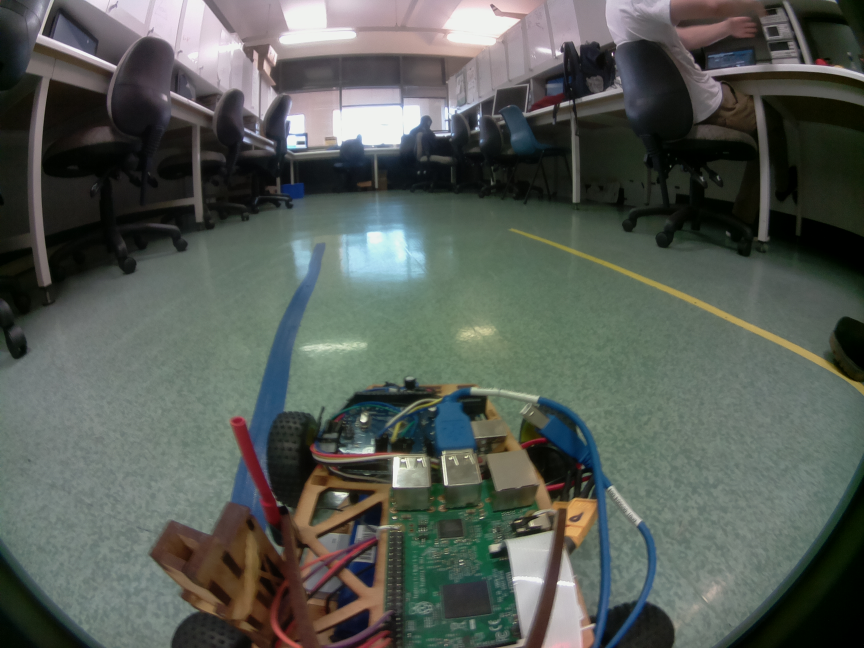
#> input picture test_image_20.jpg, 2592 x 1944 px (shown at 1/3 size)
$ python intersection_method_testing.py
#> lines starting #> are read from the running program, lines starting #| are printed output that depends on the picture; after the words box and inside, x2 and y2 are one past the last pixel; in counts of white or black regions, pixels touching at a corner belong together
import numpy as np
import cv2
import config
import time

def chromaticity(image):
    B = image[:, :, 0].astype(np.uint16)
    G = image[:, :, 1].astype(np.uint16)
    R = image[:, :, 2].astype(np.uint16)
    Y = 255.0 / (B + G + R)
    b = (B * Y).astype(np.uint8)
    g = (G * Y).astype(np.uint8)
    r = (R * Y).astype(np.uint8)
    return cv2.merge((b,g,r))

def colour_threshold(image, low, high):
    return cv2.inRange(image, np.array(low), np.array(high))

def line_coefs(p1, p2):
    A = (p1[1] - p2[1])
    B = (p2[0] - p1[0])
    C = (p1[0]*p2[1] - p2[0]*p1[1])
    return A, B, -C

def intersection(L1, L2):
    D  = L1[0] * L2[1] - L1[1] * L2[0]
    Dx = L1[2] * L2[1] - L1[1] * L2[2]
    Dy = L1[0] * L2[2] - L1[2] * L2[0]
    if D != 0:
        x = Dx / float(D)
        y = Dy / float(D)
        return x,y
    else:
        return False

# load image
raw_im = cv2.imread("test_image_20.jpg")
#> raw_im is the input picture: shape (1944, 2592, 3); mean B, G, R 85.5, 91.7, 85.8
# make image smaller
h, w = raw_im.shape[:2]
#> h = 1944; w = 2592
raw_im = cv2.resize(raw_im, (w/2, h/2), interpolation = cv2.INTER_LINEAR)
#> raw_im: shape (972, 1296, 3)
h, w = raw_im.shape[:2]
#> h = 972; w = 1296
# extract ROI
raw_im = raw_im[int(0.4*h):int(0.55*h), int(0.1*w):int(0.9*w)]
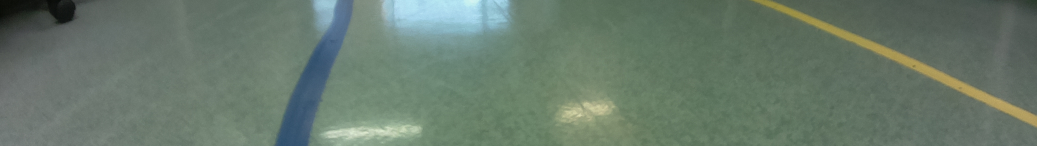
#> raw_im: shape (146, 1037, 3); mean B, G, R 107.5, 121.6, 104.1
h, w = raw_im.shape[:2]
#> h = 146; w = 1037

while (1):
    im = raw_im.copy()

    # colour thresholding
    chroma = chromaticity(im)
#> in chromaticity, `B = image[:, :, 0].astype(np.uint16)`:
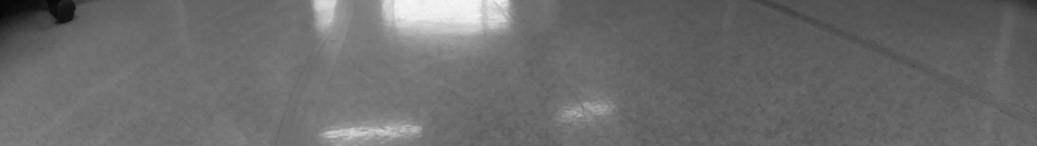
#> B: shape (146, 1037) uint16; min 6, max 246, mean 107.5
#> in chromaticity, `G = image[:, :, 1].astype(np.uint16)`:
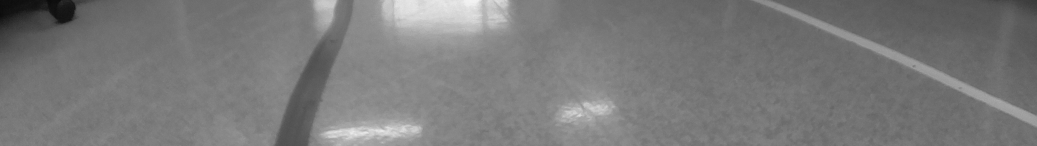
#> G: shape (146, 1037) uint16; min 11, max 243, mean 121.6
#> in chromaticity, `R = image[:, :, 2].astype(np.uint16)`:
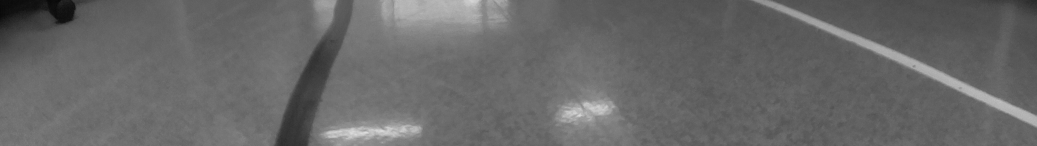
#> R: shape (146, 1037) uint16; min 8, max 221, mean 104.1
#> in chromaticity, `r = (R * Y).astype(np.uint8)`:
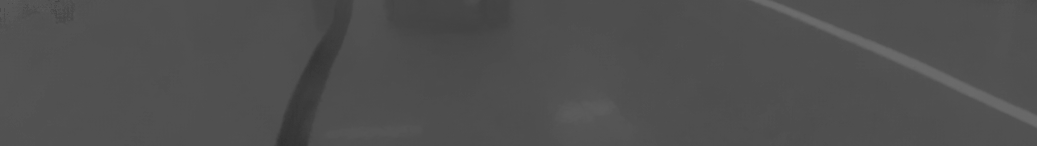
#> r: shape (146, 1037); min 49, max 109, mean 79.2
    blue_mask = colour_threshold(chroma, config.BLUE_CHROMA_LOW, config.BLUE_CHROMA_HIGH)
#> in colour_threshold, `return cv2.inRange(image, np.array(low), np.array(high))`:
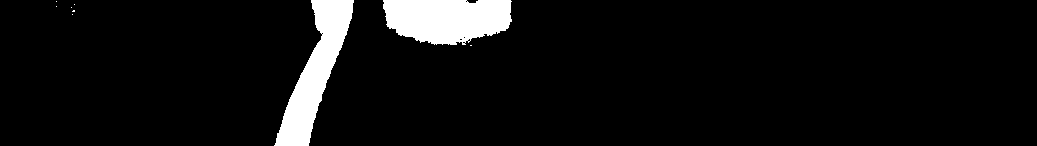
#> returned value: shape (146, 1037); 6.2% white; 9 white regions (7 under 20 px), largest, box (x1, y1, x2, y2) and area: (383, 0, 512, 45) 4738, (274, 0, 354, 146) 4595
    yellow_mask = colour_threshold(chroma, config.YELLOW_CHROMA_LOW, config.YELLOW_CHROMA_HIGH)
#> in colour_threshold (call 2), `return cv2.inRange(image, np.array(low), np.array(high))`: returned value: shape (146, 1037); 2% white; 8 white regions (7 under 20 px), largest, box (x1, y1, x2, y2) and area: (750, 0, 1037, 128) 3049
    colour_mask = cv2.bitwise_or(blue_mask, yellow_mask)
#> colour_mask: shape (146, 1037); 8.2% white; 17 white regions (14 under 20 px), largest, box (x1, y1, x2, y2) and area: (383, 0, 512, 45) 4738, (274, 0, 354, 146) 4595, (750, 0, 1037, 128) 3049
    cv2.imshow("colour_mask with noise", colour_mask)
    colour_mask = cv2.erode(colour_mask, np.ones((2,2), np.uint8))
#> colour_mask: shape (146, 1037); 7.7% white; 5 white regions (2 under 20 px), largest, box (x1, y1, x2, y2) and area: (384, 0, 512, 45) 4630, (276, 0, 354, 146) 4398, (751, 0, 1037, 127) 2655
    colour_mask = cv2.dilate(colour_mask, np.ones((5,5), np.uint8))
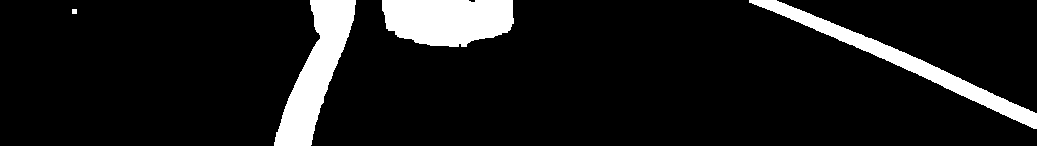
#> colour_mask: shape (146, 1037); 9.7% white; 4 white regions, box (x1, y1, x2, y2) and area: (274, 0, 356, 146) 5190, (382, 0, 514, 47) 5170, (749, 0, 1037, 129) 4243, (72, 9, 77, 14) 25

    # lines
    lines = cv2.HoughLinesP(colour_mask, config.HOUGH_LIN_RES, config.HOUGH_ROT_RES, config.HOUGH_VOTES, config.HOUGH_MIN_LEN, config.HOUGH_MAX_GAP)
#> lines = 68 rows, first 6: [773, 0, 1036, 128], [770, 0, 1034, 128], [768, 0, 982, 104], [797, 9, 1036, 125], [780, 2, 1036, 127], [842, 27, 1036, 121]

    yellow = np.zeros(4, np.int32)
    blue = np.zeros(4, np.int32)
    yellow_n = 0
    blue_n = 0
#> (the run stopped early here; a loop or call above may not have finished)

$ run again, with test_image_1.jpg copied over test_image_20.jpg
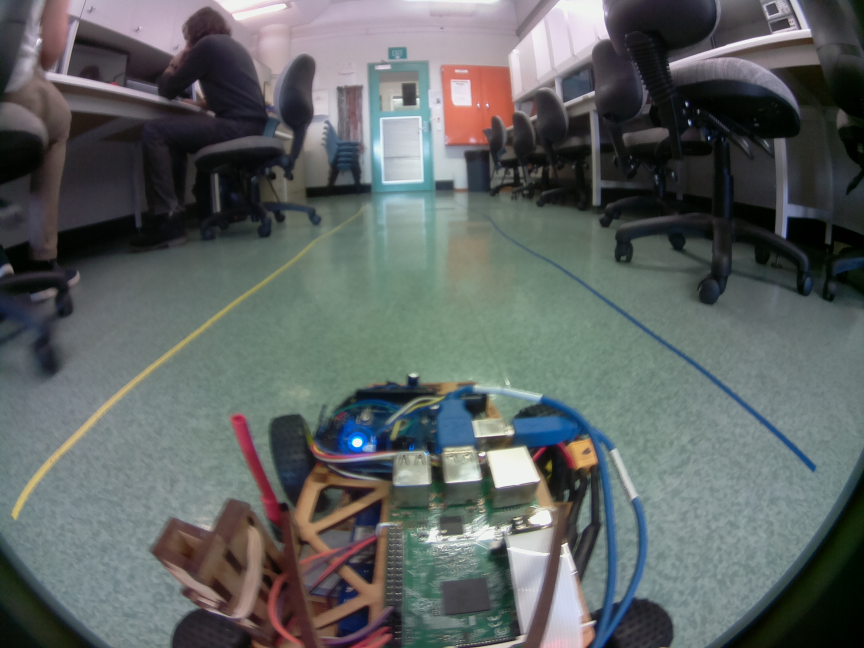
#> input picture test_image_1.jpg, 2592 x 1944 px (shown at 1/3 size)
#> raw_im is the input picture: shape (1944, 2592, 3); mean B, G, R 99.1, 99.9, 94.4
#> in colour_threshold, `return cv2.inRange(image, np.array(low), np.array(high))`:
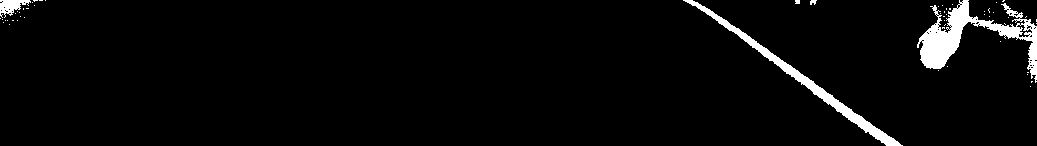
#> returned value: shape (146, 1037); 3.5% white; 56 white regions (52 under 20 px), largest, box (x1, y1, x2, y2) and area: (917, 0, 1037, 83) 2936, (683, 0, 903, 146) 1959, (0, 0, 31, 18) 294, (810, 0, 817, 5) 25
#> `colour_mask = cv2.dilate(colour_mask, np.ones((5,5), np.uint8))`:
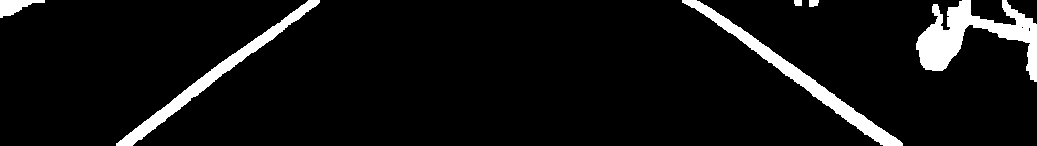
#> colour_mask: shape (146, 1037); 6.6% white; 6 white regions, box (x1, y1, x2, y2) and area: (916, 0, 1037, 82) 3920, (682, 0, 903, 146) 3008, (116, 0, 320, 146) 2601, (0, 0, 45, 18) 420, (809, 0, 819, 7) 62, (794, 0, 802, 6) 46
#> lines = 38 rows, first 6: [686, 0, 901, 145], [692, 0, 853, 109], [126, 145, 312, 0], [225, 72, 317, 0], [683, 0, 899, 145], [124, 145, 310, 0]

$ run again, with test_image_10.jpg copied over test_image_20.jpg
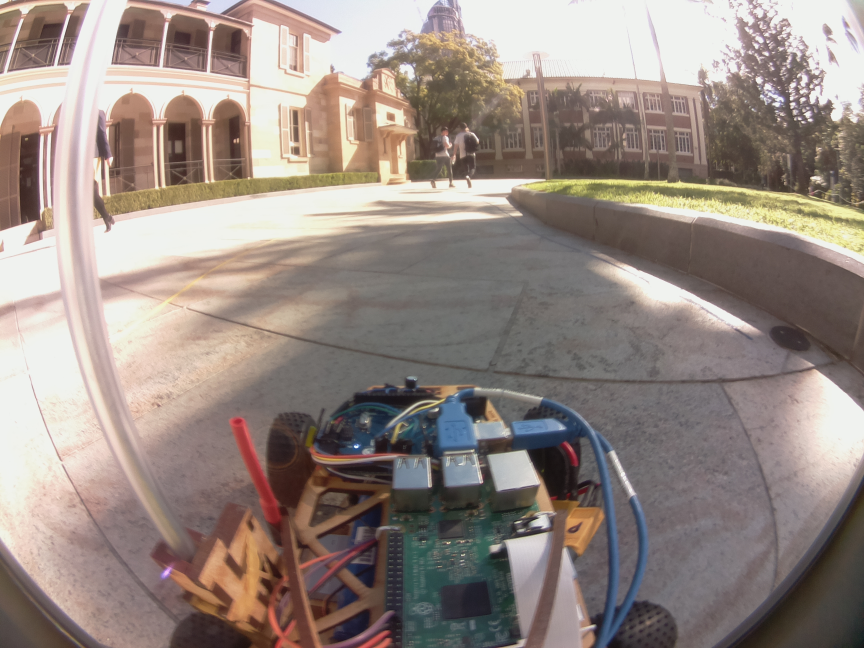
#> input picture test_image_10.jpg, 2592 x 1944 px (shown at 1/3 size)
#> raw_im is the input picture: shape (1944, 2592, 3); mean B, G, R 131, 137.7, 150.5
#> lines = None
#> `cv2.circle(im, (centre, h - 20), 10, (255,0,0), -1)`:
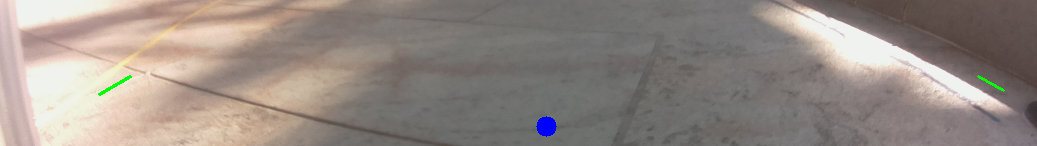
#> im: shape (146, 1037, 3); mean B, G, R 131.9, 138.4, 148.7
